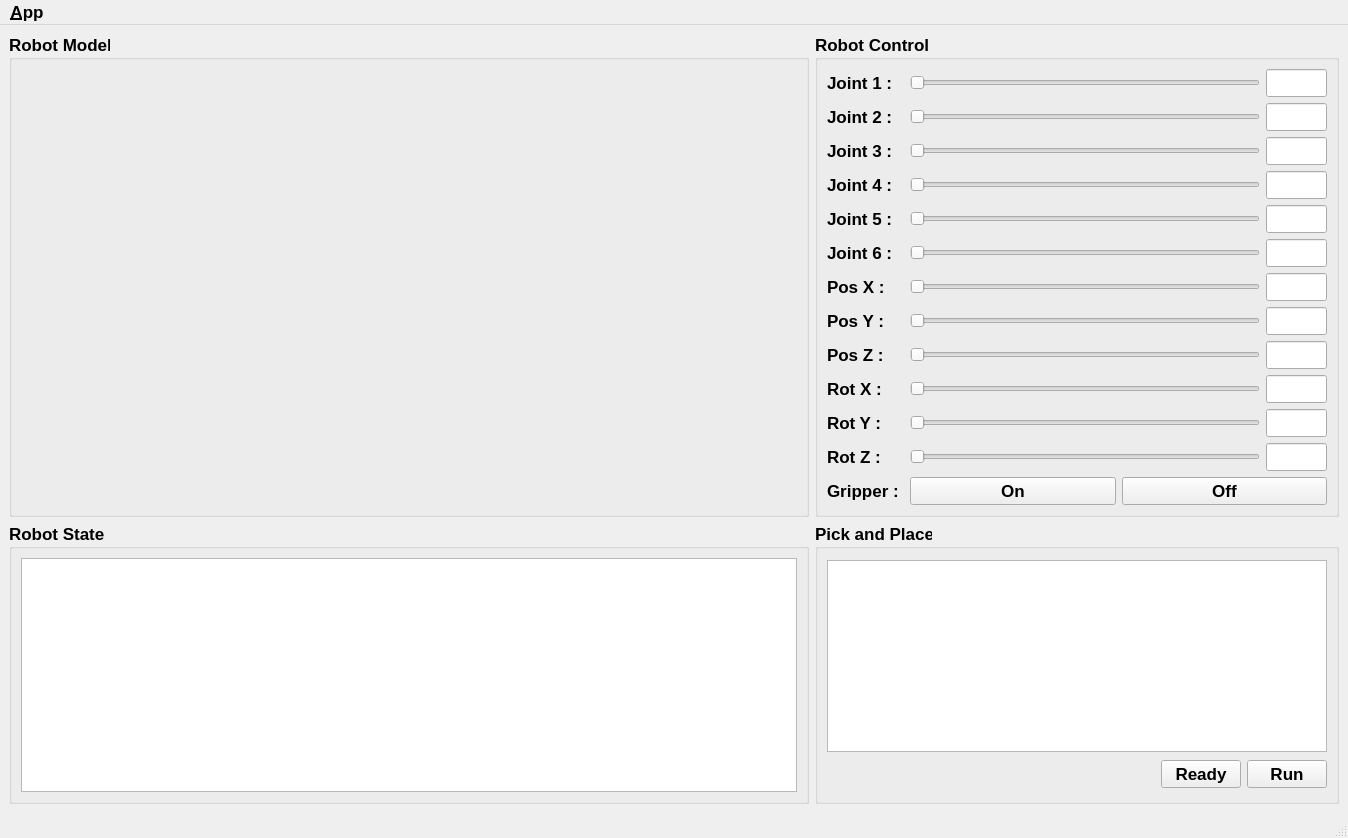
<?xml version="1.0" encoding="UTF-8"?>
<ui version="4.0">
 <class>MainWindow</class>
 <widget class="QMainWindow" name="MainWindow">
  <property name="geometry">
   <rect>
    <x>0</x>
    <y>0</y>
    <width>1348</width>
    <height>838</height>
   </rect>
  </property>
  <property name="font">
   <font>
    <pointsize>13</pointsize>
    <weight>75</weight>
    <bold>true</bold>
   </font>
  </property>
  <property name="windowTitle">
   <string>QRosApp</string>
  </property>
  <property name="windowIcon">
   <iconset resource="../resources/images.qrc">
    <normaloff>:/images/icon.png</normaloff>:/images/icon.png</iconset>
  </property>
  <property name="locale">
   <locale language="English" country="Australia"/>
  </property>
  <widget class="QWidget" name="centralwidget">
   <layout class="QGridLayout" name="gridLayout_4">
    <item row="0" column="1" rowspan="2">
     <widget class="QGroupBox" name="groupBox_9">
      <property name="title">
       <string>Robot Control</string>
      </property>
      <layout class="QGridLayout" name="gridLayout_3">
       <item row="0" column="0">
        <widget class="QLabel" name="label_4">
         <property name="text">
          <string>Joint 1 : </string>
         </property>
        </widget>
       </item>
       <item row="0" column="1" colspan="2">
        <layout class="QHBoxLayout" name="horizontalLayout_2">
         <item>
          <widget class="QSlider" name="hsJ1">
           <property name="minimumSize">
            <size>
             <width>350</width>
             <height>0</height>
            </size>
           </property>
           <property name="orientation">
            <enum>Qt::Horizontal</enum>
           </property>
          </widget>
         </item>
         <item>
          <widget class="QLineEdit" name="txtJ1"/>
         </item>
        </layout>
       </item>
       <item row="1" column="0">
        <widget class="QLabel" name="label_5">
         <property name="text">
          <string>Joint 2 : </string>
         </property>
        </widget>
       </item>
       <item row="1" column="1" colspan="2">
        <layout class="QHBoxLayout" name="horizontalLayout_3">
         <item>
          <widget class="QSlider" name="hsJ2">
           <property name="minimumSize">
            <size>
             <width>350</width>
             <height>0</height>
            </size>
           </property>
           <property name="orientation">
            <enum>Qt::Horizontal</enum>
           </property>
          </widget>
         </item>
         <item>
          <widget class="QLineEdit" name="txtJ2"/>
         </item>
        </layout>
       </item>
       <item row="2" column="0">
        <widget class="QLabel" name="label_6">
         <property name="text">
          <string>Joint 3 : </string>
         </property>
        </widget>
       </item>
       <item row="2" column="1" colspan="2">
        <layout class="QHBoxLayout" name="horizontalLayout_4">
         <item>
          <widget class="QSlider" name="hsJ3">
           <property name="minimumSize">
            <size>
             <width>350</width>
             <height>0</height>
            </size>
           </property>
           <property name="orientation">
            <enum>Qt::Horizontal</enum>
           </property>
          </widget>
         </item>
         <item>
          <widget class="QLineEdit" name="txtJ3"/>
         </item>
        </layout>
       </item>
       <item row="3" column="0">
        <widget class="QLabel" name="label_7">
         <property name="text">
          <string>Joint 4 : </string>
         </property>
        </widget>
       </item>
       <item row="3" column="1" colspan="2">
        <layout class="QHBoxLayout" name="horizontalLayout_5">
         <item>
          <widget class="QSlider" name="hsJ4">
           <property name="minimumSize">
            <size>
             <width>350</width>
             <height>0</height>
            </size>
           </property>
           <property name="orientation">
            <enum>Qt::Horizontal</enum>
           </property>
          </widget>
         </item>
         <item>
          <widget class="QLineEdit" name="txtJ4"/>
         </item>
        </layout>
       </item>
       <item row="4" column="0">
        <widget class="QLabel" name="label_8">
         <property name="text">
          <string>Joint 5 : </string>
         </property>
        </widget>
       </item>
       <item row="4" column="1" colspan="2">
        <layout class="QHBoxLayout" name="horizontalLayout_6">
         <item>
          <widget class="QSlider" name="hsJ5">
           <property name="minimumSize">
            <size>
             <width>350</width>
             <height>0</height>
            </size>
           </property>
           <property name="orientation">
            <enum>Qt::Horizontal</enum>
           </property>
          </widget>
         </item>
         <item>
          <widget class="QLineEdit" name="txtJ5"/>
         </item>
        </layout>
       </item>
       <item row="5" column="0">
        <widget class="QLabel" name="label_9">
         <property name="text">
          <string>Joint 6 : </string>
         </property>
        </widget>
       </item>
       <item row="5" column="1" colspan="2">
        <layout class="QHBoxLayout" name="horizontalLayout_7">
         <item>
          <widget class="QSlider" name="hsJ6">
           <property name="minimumSize">
            <size>
             <width>350</width>
             <height>0</height>
            </size>
           </property>
           <property name="orientation">
            <enum>Qt::Horizontal</enum>
           </property>
          </widget>
         </item>
         <item>
          <widget class="QLineEdit" name="txtJ6"/>
         </item>
        </layout>
       </item>
       <item row="6" column="0">
        <widget class="QLabel" name="label_12">
         <property name="text">
          <string>Pos X : </string>
         </property>
        </widget>
       </item>
       <item row="6" column="1" colspan="2">
        <layout class="QHBoxLayout" name="horizontalLayout_8">
         <item>
          <widget class="QSlider" name="hsPX">
           <property name="minimumSize">
            <size>
             <width>350</width>
             <height>0</height>
            </size>
           </property>
           <property name="orientation">
            <enum>Qt::Horizontal</enum>
           </property>
          </widget>
         </item>
         <item>
          <widget class="QLineEdit" name="txtPX"/>
         </item>
        </layout>
       </item>
       <item row="7" column="0">
        <widget class="QLabel" name="label_15">
         <property name="text">
          <string>Pos Y : </string>
         </property>
        </widget>
       </item>
       <item row="7" column="1" colspan="2">
        <layout class="QHBoxLayout" name="horizontalLayout_9">
         <item>
          <widget class="QSlider" name="hsPY">
           <property name="minimumSize">
            <size>
             <width>350</width>
             <height>0</height>
            </size>
           </property>
           <property name="orientation">
            <enum>Qt::Horizontal</enum>
           </property>
          </widget>
         </item>
         <item>
          <widget class="QLineEdit" name="txtPY"/>
         </item>
        </layout>
       </item>
       <item row="8" column="0">
        <widget class="QLabel" name="label_13">
         <property name="text">
          <string>Pos Z : </string>
         </property>
        </widget>
       </item>
       <item row="8" column="1" colspan="2">
        <layout class="QHBoxLayout" name="horizontalLayout_10">
         <item>
          <widget class="QSlider" name="hsPZ">
           <property name="minimumSize">
            <size>
             <width>350</width>
             <height>0</height>
            </size>
           </property>
           <property name="orientation">
            <enum>Qt::Horizontal</enum>
           </property>
          </widget>
         </item>
         <item>
          <widget class="QLineEdit" name="txtPZ"/>
         </item>
        </layout>
       </item>
       <item row="9" column="0">
        <widget class="QLabel" name="label_10">
         <property name="text">
          <string>Rot X : </string>
         </property>
        </widget>
       </item>
       <item row="9" column="1" colspan="2">
        <layout class="QHBoxLayout" name="horizontalLayout_11">
         <item>
          <widget class="QSlider" name="hsRX">
           <property name="minimumSize">
            <size>
             <width>350</width>
             <height>0</height>
            </size>
           </property>
           <property name="orientation">
            <enum>Qt::Horizontal</enum>
           </property>
          </widget>
         </item>
         <item>
          <widget class="QLineEdit" name="txtRX"/>
         </item>
        </layout>
       </item>
       <item row="10" column="0">
        <widget class="QLabel" name="label_11">
         <property name="text">
          <string>Rot Y : </string>
         </property>
        </widget>
       </item>
       <item row="10" column="1" colspan="2">
        <layout class="QHBoxLayout" name="horizontalLayout_12">
         <item>
          <widget class="QSlider" name="hsRY">
           <property name="minimumSize">
            <size>
             <width>350</width>
             <height>0</height>
            </size>
           </property>
           <property name="orientation">
            <enum>Qt::Horizontal</enum>
           </property>
          </widget>
         </item>
         <item>
          <widget class="QLineEdit" name="txtRY"/>
         </item>
        </layout>
       </item>
       <item row="11" column="0">
        <widget class="QLabel" name="label_14">
         <property name="text">
          <string>Rot Z : </string>
         </property>
        </widget>
       </item>
       <item row="11" column="1" colspan="2">
        <layout class="QHBoxLayout" name="horizontalLayout_13">
         <item>
          <widget class="QSlider" name="hsRZ">
           <property name="minimumSize">
            <size>
             <width>350</width>
             <height>0</height>
            </size>
           </property>
           <property name="orientation">
            <enum>Qt::Horizontal</enum>
           </property>
          </widget>
         </item>
         <item>
          <widget class="QLineEdit" name="txtRZ"/>
         </item>
        </layout>
       </item>
       <item row="12" column="0">
        <widget class="QLabel" name="label">
         <property name="text">
          <string>Gripper : </string>
         </property>
        </widget>
       </item>
       <item row="12" column="1" colspan="2">
        <layout class="QHBoxLayout" name="horizontalLayout">
         <item>
          <widget class="QPushButton" name="btnGripperOn">
           <property name="text">
            <string>On</string>
           </property>
          </widget>
         </item>
         <item>
          <widget class="QPushButton" name="btnGripperOff">
           <property name="text">
            <string>Off</string>
           </property>
          </widget>
         </item>
        </layout>
       </item>
      </layout>
     </widget>
    </item>
    <item row="2" column="1">
     <widget class="QGroupBox" name="groupBox">
      <property name="title">
       <string>Pick and Place</string>
      </property>
      <layout class="QGridLayout" name="gridLayout_2">
       <item row="1" column="0">
        <spacer name="horizontalSpacer">
         <property name="orientation">
          <enum>Qt::Horizontal</enum>
         </property>
         <property name="sizeHint" stdset="0">
          <size>
           <width>325</width>
           <height>20</height>
          </size>
         </property>
        </spacer>
       </item>
       <item row="1" column="1">
        <widget class="QPushButton" name="btnReady">
         <property name="text">
          <string>Ready</string>
         </property>
        </widget>
       </item>
       <item row="1" column="2">
        <widget class="QPushButton" name="btnRun">
         <property name="text">
          <string>Run</string>
         </property>
        </widget>
       </item>
       <item row="0" column="0" colspan="3">
        <widget class="QTableWidget" name="tablePath">
         <property name="sizePolicy">
          <sizepolicy hsizetype="Expanding" vsizetype="Fixed">
           <horstretch>0</horstretch>
           <verstretch>0</verstretch>
          </sizepolicy>
         </property>
         <property name="minimumSize">
          <size>
           <width>480</width>
           <height>0</height>
          </size>
         </property>
        </widget>
       </item>
      </layout>
     </widget>
    </item>
    <item row="2" column="0">
     <widget class="QGroupBox" name="groupBox_8">
      <property name="title">
       <string>Robot State</string>
      </property>
      <layout class="QGridLayout" name="gridLayout_5">
       <item row="0" column="0">
        <widget class="QTableWidget" name="tableState"/>
       </item>
      </layout>
     </widget>
    </item>
    <item row="0" column="0" rowspan="2">
     <widget class="QGroupBox" name="groupBox_2">
      <property name="minimumSize">
       <size>
        <width>800</width>
        <height>460</height>
       </size>
      </property>
      <property name="title">
       <string>Robot Model</string>
      </property>
      <layout class="QGridLayout" name="gridLayout">
       <item row="0" column="0">
        <layout class="QVBoxLayout" name="vlRvizPanel"/>
       </item>
      </layout>
     </widget>
    </item>
   </layout>
  </widget>
  <widget class="QMenuBar" name="menubar">
   <property name="geometry">
    <rect>
     <x>0</x>
     <y>0</y>
     <width>1348</width>
     <height>24</height>
    </rect>
   </property>
   <widget class="QMenu" name="menu_File">
    <property name="title">
     <string>&amp;App</string>
    </property>
    <addaction name="action_Preferences"/>
    <addaction name="separator"/>
    <addaction name="actionAbout"/>
    <addaction name="actionAbout_Qt"/>
    <addaction name="separator"/>
    <addaction name="action_Quit"/>
   </widget>
   <addaction name="menu_File"/>
  </widget>
  <widget class="QStatusBar" name="statusbar"/>
  <action name="action_Quit">
   <property name="text">
    <string>&amp;Quit</string>
   </property>
   <property name="shortcut">
    <string>Ctrl+Q</string>
   </property>
   <property name="shortcutContext">
    <enum>Qt::ApplicationShortcut</enum>
   </property>
  </action>
  <action name="action_Preferences">
   <property name="text">
    <string>&amp;Preferences</string>
   </property>
  </action>
  <action name="actionAbout">
   <property name="text">
    <string>&amp;About</string>
   </property>
  </action>
  <action name="actionAbout_Qt">
   <property name="text">
    <string>About &amp;Qt</string>
   </property>
  </action>
 </widget>
 <resources>
  <include location="../resources/images.qrc"/>
 </resources>
 <connections>
  <connection>
   <sender>action_Quit</sender>
   <signal>triggered()</signal>
   <receiver>MainWindow</receiver>
   <slot>close()</slot>
   <hints>
    <hint type="sourcelabel">
     <x>-1</x>
     <y>-1</y>
    </hint>
    <hint type="destinationlabel">
     <x>399</x>
     <y>299</y>
    </hint>
   </hints>
  </connection>
 </connections>
</ui>
